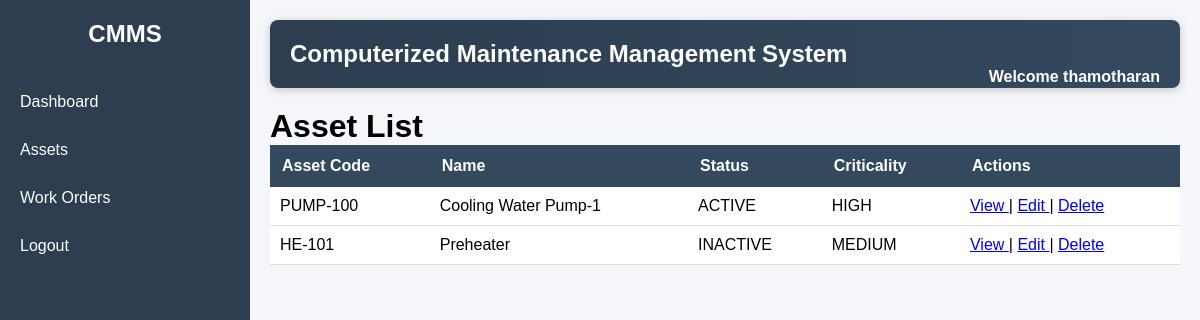
The app's page /assets/ (signed in), older data.
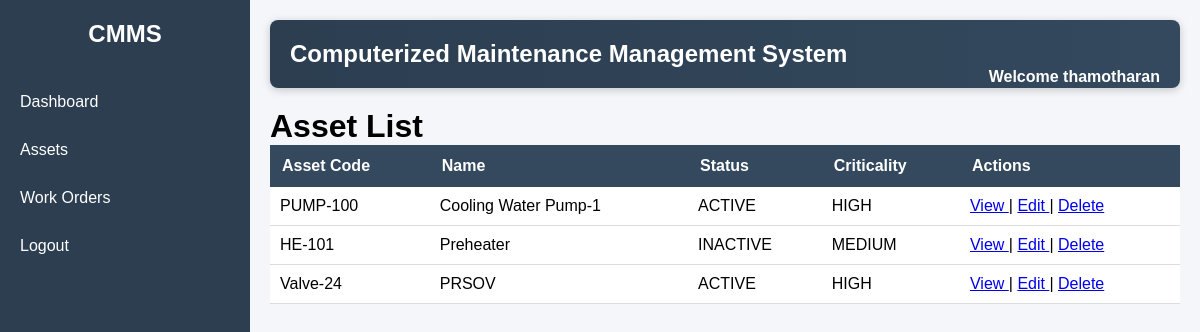
The same page, newer data.
### assets/models.py (models this page shows, shortened)
class Asset(models.Model):
    STATUS_CHOICES = [
        ('ACTIVE', 'Active'),
        ('INACTIVE', 'Inactive'),
        ('UNDER_MAINTENANCE', 'Under Maintenance'),
    ]
    CRITICALITY_CHOICES = [
        ('LOW', 'Low'),
        ('MEDIUM', 'Medium'),
        ('HIGH', 'High'),
    ]
    asset_code = models.CharField(max_length=50, unique=True)
    name = models.CharField(max_length=200)
    installation_date = models.DateField()
    status = models.CharField(
        max_length=20,
        choices=STATUS_CHOICES,
        default='ACTIVE'
    )
    criticality = models.CharField(
        max_length=10,
        choices=CRITICALITY_CHOICES,
        default='MEDIUM'
    )
    created_at = models.DateTimeField(auto_now_add=True)
    updated_at = models.DateTimeField(auto_now=True)

### assets/views.py (the view)
# urls.py: path('', asset_list, name='asset_list'),
@login_required
def asset_list(request):
    assets = get_all_assets()
    return render(
        request,
        'assets/asset_list.html',
        {
            'assets': assets,
        }
    )

### assets/services.py (called while the page is built)
def get_all_assets():
    return Asset.objects.all()

### templates/assets/asset_list.html
{% extends 'base.html' %}
{% block content %}
<h1>Asset List</h1>
<table>
    <tr>
        <th>Asset Code</th>
        <th>Name</th>
        <th>Status</th>
        <th>Criticality</th>
        <th>Actions</th>
    </tr>
    {% for asset in assets %}
    <tr>
        <td>
            {{ asset.asset_code }}
        </td>
        <td>
            {{ asset.name }}
        </td>
        <td>
            {{ asset.status }}
        </td>
        <td>
            {{ asset.criticality }}
        </td>
        <td>
            <a href="/assets/{{ asset.id }}/">
                View
            </a>
            |
            <a href="/assets/{{ asset.id }}/edit/">
                Edit
            </a>
            |
            <a href="/assets/{{ asset.id }}/delete/">
                Delete
            </a>
        </td>
    </tr>
    {% endfor %}
</table>
{% endblock %}

Row changes from the older to the newer data that the page shows:
added Asset: asset_code "Valve-24", name "PRSOV", status "ACTIVE", criticality "HIGH"
